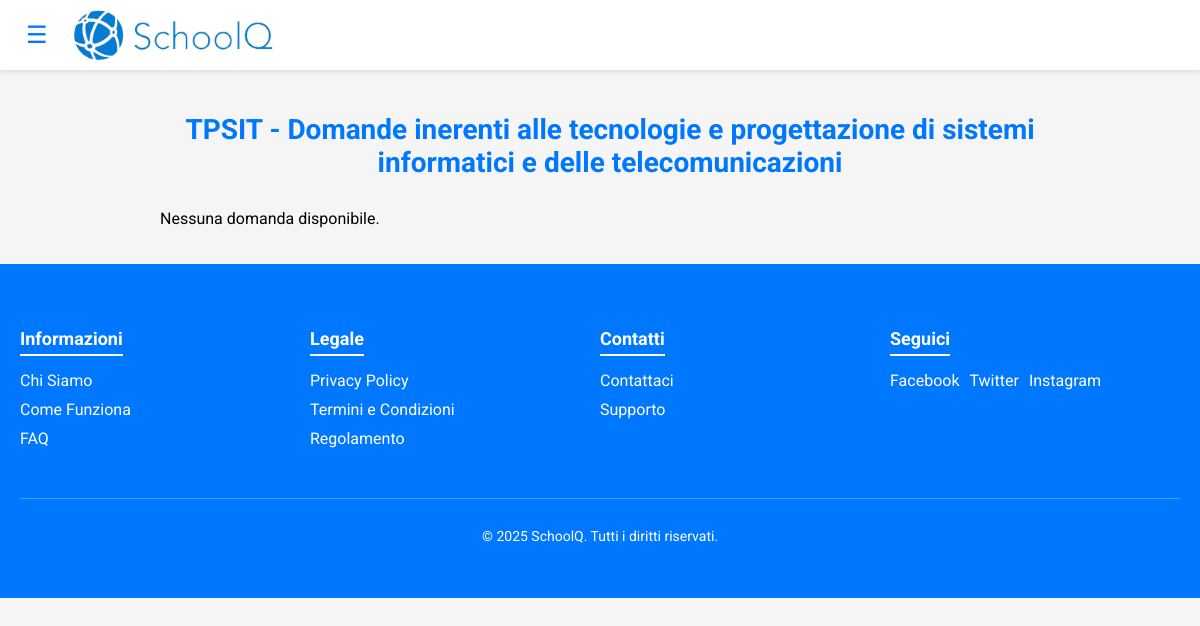
Page /php_front/categoria.php?id=15 on the committed database.
### tables this page shows
CREATE TABLE `categorie` (
  `IDCategoria` int(11) NOT NULL,
  `nome` varchar(40) NOT NULL,
  `descrizione` varchar(100) NOT NULL
);

### php_front/categoria.php (the view, shortened to what this page needs)
<?php
    $categoria = isset($_GET['id']) ? intval($_GET['id']) : 0;
    $servername = "localhost";
    $username = "root";
    $password = "";
    $dbname = "schoolq";
    $conn = new mysqli($servername, $username, $password, $dbname);
    $conn->set_charset("utf8mb4");
    $stmt = $conn->prepare("SELECT d.questionID, c.nome AS categoria, d.dataPubbl, d.QuestionText, d.nLike, u.nome, u.cognome, c.descrizione
                            FROM domande d
                            JOIN utenti u ON d.userID = u.userID
                            JOIN categorie c ON c.IDCategoria = d.categoriaID
                            WHERE categoriaID = ?
                            ORDER BY d.dataPubbl DESC");
    $stmt->bind_param("i", $categoria);
    $stmt->execute();
    $result = $stmt->get_result();
?>
<!DOCTYPE html>
<html lang="it">
<head>
  <link rel="stylesheet" href="../CSS/menuCSS.css">
</head>
<body>
  <header class="top-navbar">
    <div class="nav-container">
      <div class="logo">
        <button class="toggle-btn" onclick="toggleSidebar()">&#9776;</button>
        <img src="../Immagini/mondo01.png" alt="SchoolQ Logo">
      </div>
    </div>
  </header>
  <div id="main-content" class="main-content">
    <div class="questions">
      <h2><?php
        $stmt = $conn->prepare("SELECT *
                                FROM  categorie
                                WHERE IDcategoria = ?");
        $stmt->bind_param("i", $categoria);
        $stmt->execute();
        $titulo = $stmt->get_result();
        $arr = $titulo-> fetch_assoc();
        echo $arr['nome'] . " - " . $arr['descrizione'];
        ?></h2>
      <?php
      if ($result->num_rows > 0) {
          while($row = $result->fetch_assoc()) {
              echo '<div class="question-item">';
              echo   '<div class="question-header">';
              echo     '<h3 class="question-title">' . htmlspecialchars($row["categoria"] ?? "Categoria non disponibile") . '</h3>';
              echo     '<div class="question-meta">Pubblicato alle ' . ($row["dataPubbl"] ?? "Data non disponibile") . ' - da <strong>'
                       . htmlspecialchars(($row['nome'] ?? "Nome non disponibile") . ' ' . ($row['cognome'] ?? "Cognome non disponibile")) . '</strong></div>';
              echo   '</div>';
              echo   '<div class="question-body">';
              echo     '<p>' . nl2br(htmlspecialchars($row["QuestionText"] ?? "")) . '</p>';
              echo   '</div>';
              echo   '<div class="question-footer">';
              echo     '<a href="risposta.php?id=' . $row["questionID"] . '" class="button">Vedi di più</a>';
              $questionID = intval($row["questionID"]);
              $countStmt = $conn->prepare("SELECT COUNT(*) as count FROM risposte WHERE QuestionID = ?");
              $countStmt->bind_param("i", $questionID);
              $countStmt->execute();
              $countResult = $countStmt->get_result();
              echo     '<div class="question-stats">';
              if ($countResult && $countResult->num_rows > 0) {
                  $num = $countResult->fetch_assoc();
                  echo '<span>Risposte: ' . ($num["count"] ?? 0) . '</span>';
              } else {
                  echo '<span>Risposte: 0</span>';
              }
              echo '<span>Likes: ' . htmlspecialchars($row["nLike"] ?? "0") . '</span>';
              echo     '</div>';
              echo   '</div>';
              echo '</div>';
          }
      } else {
          echo "<p>Nessuna domanda disponibile.</p>";
      }
      ?>
    </div>
  </div>
  <footer class="footer">
    <div class="footer-container">
      <div class="footer-section">
        <h4>Informazioni</h4>
        <ul>
          <li><a href="chi-siamo.html">Chi Siamo</a></li>
          <li><a href="guida.html">Come Funziona</a></li>
          <li><a href="faq.html">FAQ</a></li>
        </ul>
      </div>
      <div class="footer-section">
        <h4>Legale</h4>
        <ul>
          <li><a href="privacy.html">Privacy Policy</a></li>
          <li><a href="termini.html">Termini e Condizioni</a></li>
          <li><a href="regolamento.html">Regolamento</a></li>
        </ul>
      </div>
      <div class="footer-section">
        <h4>Contatti</h4>
        <ul>
          <li><a href="contact.html">Contattaci</a></li>
          <li><a href="supporto.html">Supporto</a></li>
        </ul>
      </div>
      <div class="footer-section social">
        <h4>Seguici</h4>
        <ul>
          <li><a href="https://facebook.com/tuoforum" target="_blank">Facebook</a></li>
          <li><a href="https://twitter.com/tuoforum" target="_blank">Twitter</a></li>
          <li><a href="https://instagram.com/tuoforum" target="_blank">Instagram</a></li>
        </ul>
      </div>
      <div class="footer-bottom">
        <p>&copy; 2025 SchoolQ. Tutti i diritti riservati.</p>
      </div>
    </div>
  </footer>
</body>
</html>

### CSS/menuCSS.css (style rules this page uses)
body { margin: 0; padding: 0; font-family: 'Roboto', sans-serif; background-color: #f5f5f5; }
.top-navbar { position: fixed; top: 0; left: 0; width: 100%; background-color: #ffffff; box-shadow: 0 2px 5px rgba(0,0,0,0.1); z-index: 1100; padding: 10px 0; }
.nav-container { max-width: 1200px; margin: 100 auto; display: flex; align-items: center; padding: 0 20px; }
.nav-container .logo { display: flex; align-items: center; }
.nav-container .logo img { max-height: 50px; margin-right: 1200px; }
.toggle-btn { font-size: 24px; background: none; border: none; color: #0077ff; cursor: pointer; margin-right: 20px; }
.main-content { margin-top: 70px; padding: 20px; transition: margin-left 0.3s ease; margin-left: 20px; }
.questions { max-width: 900px; margin: 0 auto; }
.questions h2 { text-align: center; margin-bottom: 30px; font-size: 28px; color: #0077ff; }
.footer { background-color: #0077ff; color: #fff; padding: 40px 20px; font-family: 'Roboto', sans-serif; }
.footer-container { max-width: 1200px; margin: 0 auto; display: flex; flex-wrap: wrap; justify-content: space-between; }
.footer-section { flex: 1; min-width: 200px; margin-bottom: 20px; }
.footer-section h4 { font-size: 18px; margin-bottom: 15px; border-bottom: 2px solid #fff; display: inline-block; padding-bottom: 5px; }
.footer-section ul { list-style: none; padding: 0; margin: 0; }
.footer-section ul li { margin-bottom: 10px; }
.footer-section ul li a { text-decoration: none; color: #fff; transition: color 0.3s ease; }
.footer-section.social ul { display: flex; gap: 10px; }
.footer-section.social ul li { margin-bottom: 0; }
.footer-bottom { width: 100%; text-align: center; border-top: 1px solid rgba(255, 255, 255, 0.3); padding-top: 15px; margin-top: 20px; font-size: 14px; }

### rows in the picture
categorie: nome "TPSIT", descrizione "Domande inerenti alle tecnologie e progettazione di sistemi informatici e delle telecomunicazioni"
